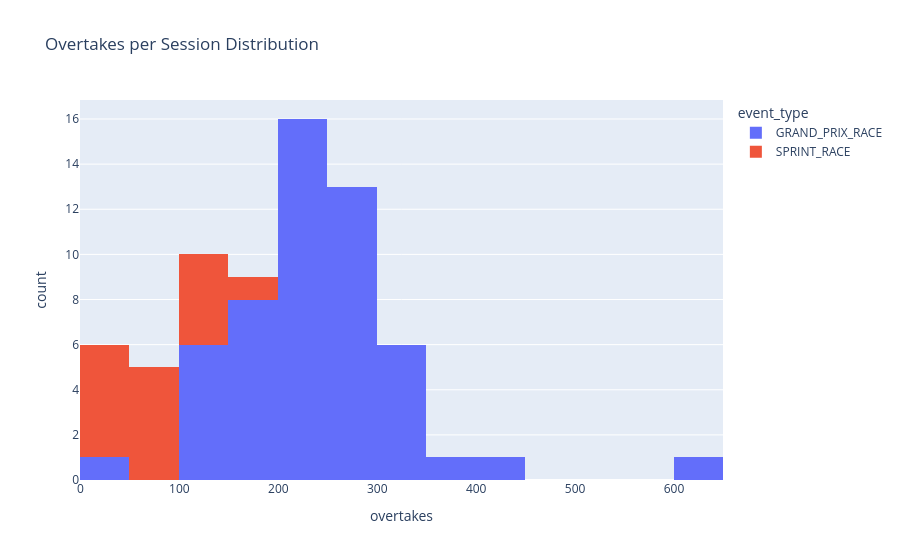

Here is the notebook cell this chart was saved with:
### Markdown cell above
## 1. Overtake Volume and Timing

Overtake count by session tells us which races are strategically alive versus processional. Race phase helps identify whether passing happens mostly during opening chaos, tyre-offset windows, or late-race recovery.

### Code cell
session_overtakes = overtakes.groupby(["session_key", "year", "event_type", "circuit_short_name"], as_index=False).size().rename(columns={"size": "overtakes"})
session_overtakes.to_csv(OUTPUT_TABLES / "session_overtake_counts.csv", index=False)
display(session_overtakes.sort_values("overtakes", ascending=False).head(20))

fig = px.histogram(session_overtakes, x="overtakes", color="event_type", nbins=30, title="Overtakes per Session Distribution")
save_fig(fig, "overtakes_per_session")

### Figure 1 — Plotly figure (JSON) as saved in the notebook; plotly's stock layout.template omitted (floating-point values rounded to 4 significant figures)
{"data": [{"bingroup": "x", "hovertemplate": "event_type=GRAND_PRIX_RACE<br>overtakes=%{x}<br>count=%{y}<extra></extra>", "legendgroup": "GRAND_PRIX_RACE", "marker": {"color": "#636efa", "pattern": {"shape": ""}}, "name": "GRAND_PRIX_RACE", "nbinsx": 30, "orientation": "v", "showlegend": true, "type": "histogram", "x": [413, 108, 211, 236, 201, 133, 47, 206, 334, 296, 120, 262, 250, 311, 225, 178, 216, 201, 206, 183, 332, 298, 242, 310, 172, 342, 290, 158, 367, 320, 186, 225, 158, 202, 237, 231, 126, 289, 252, 272, 285, 188, 254, 221, 138, 642, 155, 138, 299, 279, 218, 267, 243], "xaxis": "x", "yaxis": "y"}, {"bingroup": "x", "hovertemplate": "event_type=SPRINT_RACE<br>overtakes=%{x}<br>count=%{y}<extra></extra>", "legendgroup": "SPRINT_RACE", "marker": {"color": "#EF553B", "pattern": {"shape": ""}}, "name": "SPRINT_RACE", "nbinsx": 30, "orientation": "v", "showlegend": true, "type": "histogram", "x": [81, 30, 48, 46, 149, 93, 118, 73, 119, 23, 48, 146, 175, 72, 91], "xaxis": "x", "yaxis": "y"}], "layout": {"barmode": "relative", "legend": {"title": {"text": "event_type"}, "tracegroupgap": 0}, "title": {"text": "Overtakes per Session Distribution"}, "xaxis": {"anchor": "y", "domain": [0.0, 1.0], "title": {"text": "overtakes"}}, "yaxis": {"anchor": "x", "domain": [0.0, 1.0], "title": {"text": "count"}}}}
